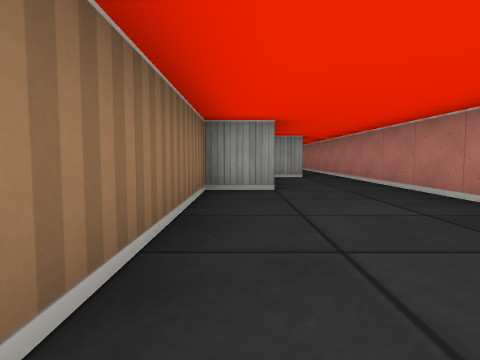
view 1 (above)

24 first-person views from a walk through a cub3D ray-caster map. The camera is about half as high as the walls, tilts 4° down and sees 75° across. The floor is counted in squares. Each view is taken from the middle of a square. On the plan, view 1 faces up. The plan holds only what a view shows up to about 9 squares ahead; the rest is blank.

view 2
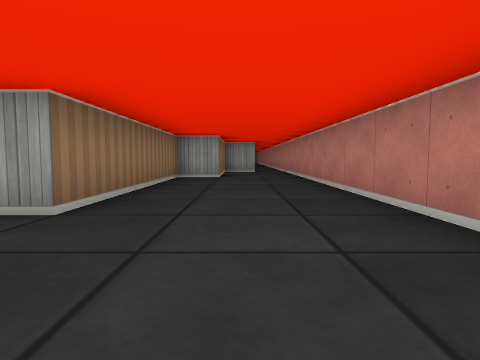

view 3
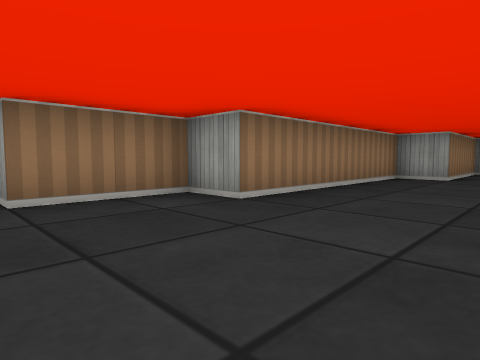

view 4
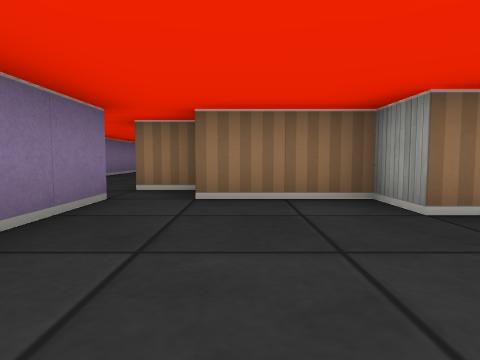

view 5
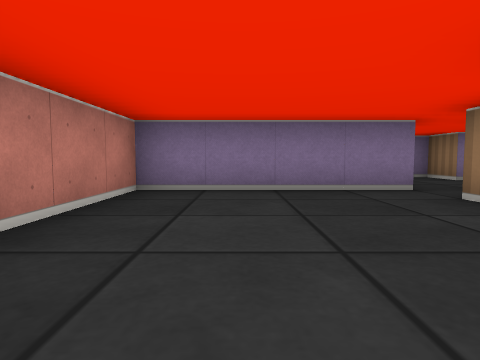

view 6
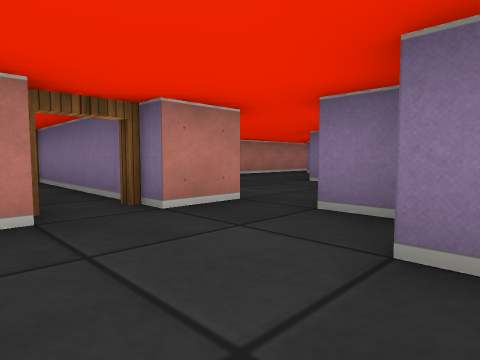

view 7
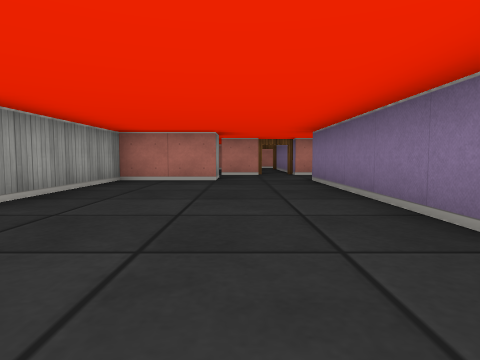

view 8
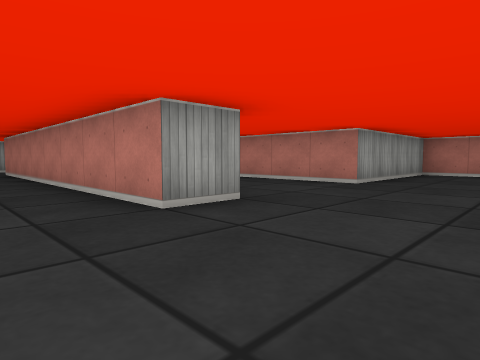

view 9
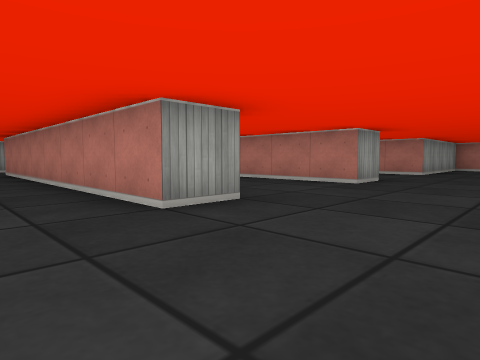

view 10
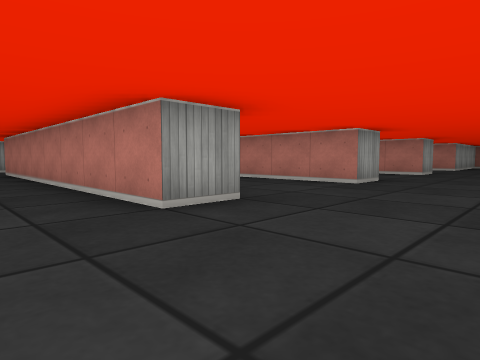

view 11
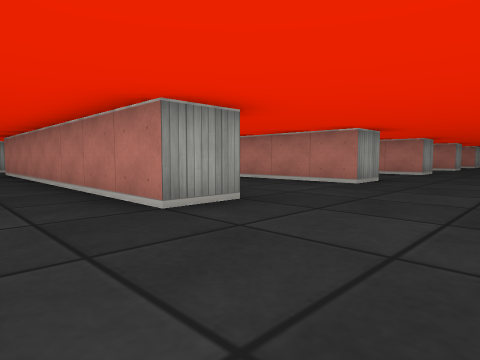

view 12
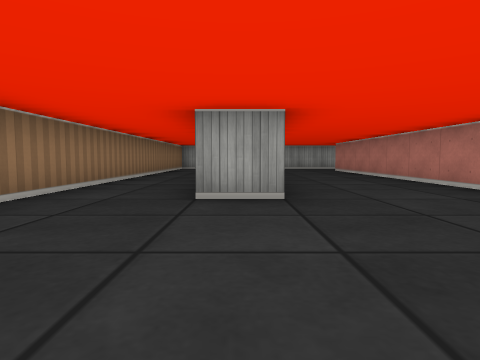

view 13
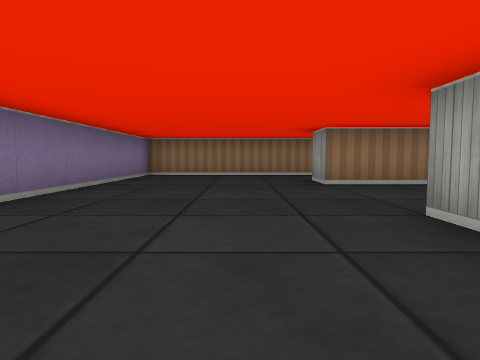

view 14
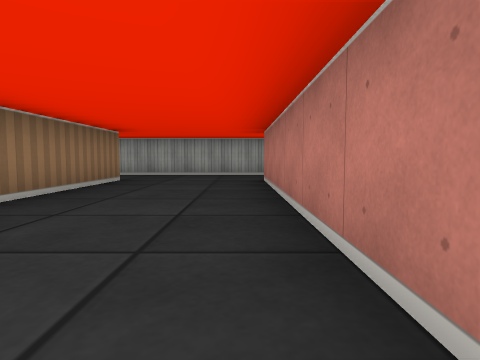

view 15
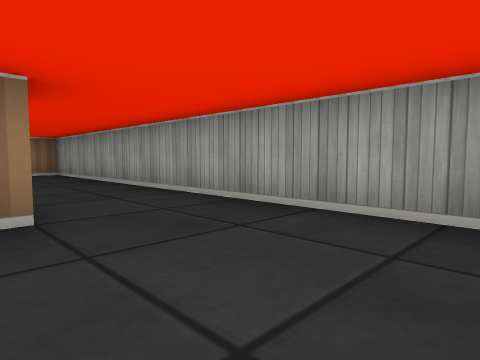

view 16
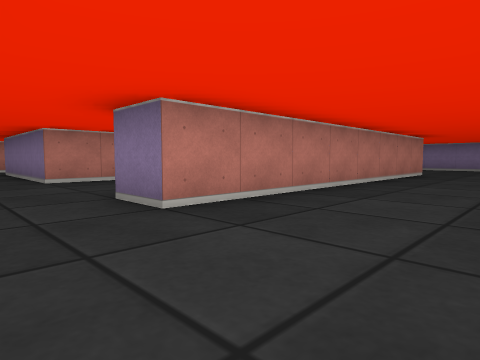

view 17
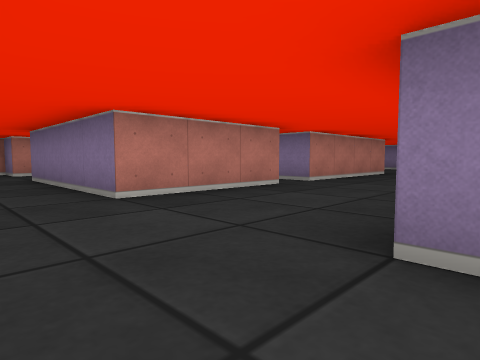

view 18
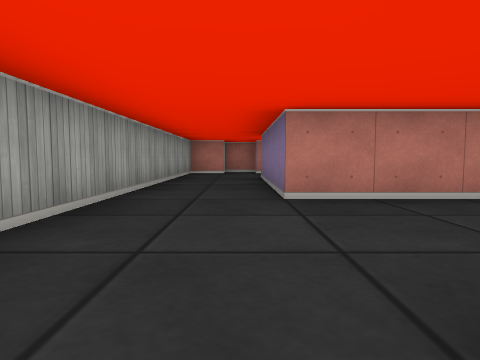

view 19
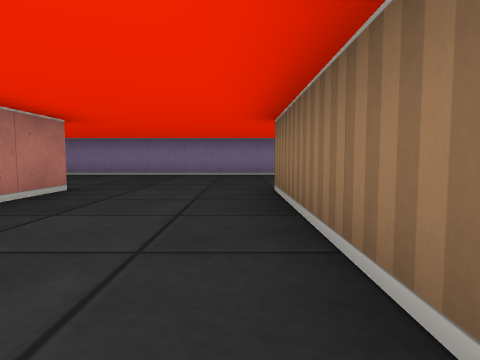

view 20
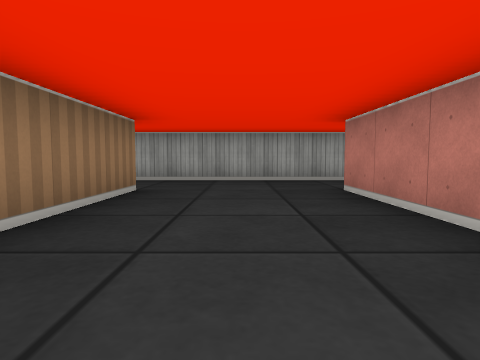

view 21
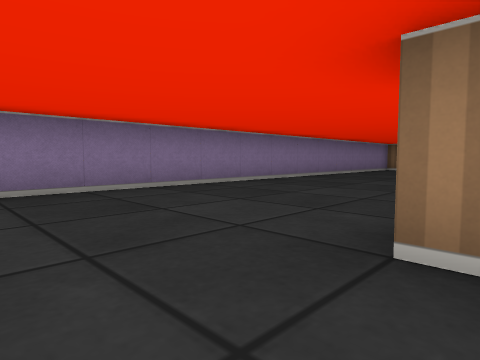

view 22
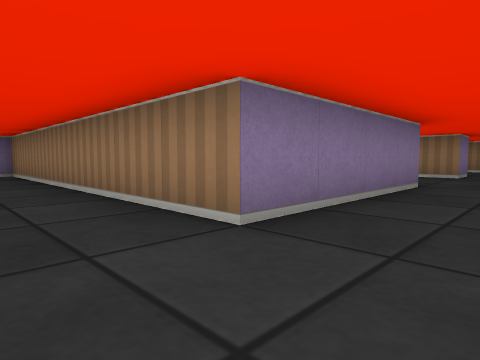

view 23
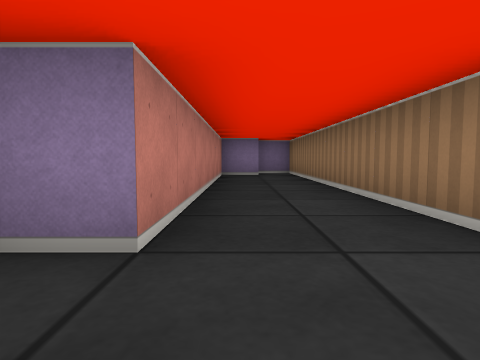

view 24
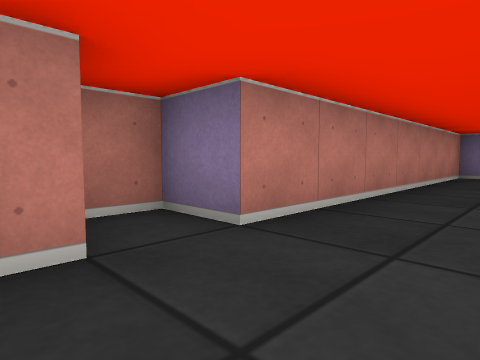

### Floor plan
Points are (right, up) in squares from view 1. A wall is a line through its corners. A room is listed if a view was taken in it or the views show most of it. See-through windows are left out.
Room 1 (views 1, 2, 3, 4, 5)
walls: (-2.5, -2.6) (-2.5, -3.5); (-1.5, -3.5) (2.5, -3.5) (2.5, 7.6); (1.5, 7.5) (0.5, 7.5) (0.5, 4.5) (-0.5, 4.5) (-0.5, -0.5) (-1.5, -0.5) (-1.5, -2.5) (-2, -2.5)
ways out: opening at (-2, -3) to room 2; opening at (2, 8)
Room 2 (views 6, 7, 8, 9, 10, 11, 12, 13, 14, 15, 16, 17, 18, 19, 20, 21, 22, 23, 24)
walls: (-14.5, 2.4) (-14.5, -1.5) (-15.5, -1.5) (-15.5, 6.5); (-10.4, -1.5) (-11.5, -1.5) (-11.5, 6.5) (-10.5, 6.5) (-10.5, 5.6); (-18.4, -1.5) (-19.5, -1.5) (-19.5, 6.5); (-14.5, 6.5) (-14.5, 3.9); (-7.5, 3.4) (-7.5, 6.5) (-3.5, 6.5) (-3.5, -1.5) (-7.5, -1.5) (-7.5, 2.5); (-18.5, 6.6) (-18.5, 3.1); (-10.8, 8.5) (-25.5, 8.5) (-25.5, 7.9); (-22.5, 0.4) (-22.5, -1.5) (-23.5, -1.5) (-23.5, 6.5); (-2.6, -0.5) (-1.5, -0.5) (-1.5, 6.5); (-25.5, 4) (-25.5, -5.5) (-3.5, -5.5) (-3.5, -6.5) (-2.5, -6.5); (-2.8, -3.5) (-3.5, -3.5) (-3.5, -1.5); (-1.5, -4.6) (-1.5, -3.5); (-1.5, 7.4) (-1.5, 7.9); (-2, 8.5) (-9.1, 8.5); (-0.5, 6.5) (-0.5, 7.2)
ways out: opening at (-2, -3) to room 1; open door at (-1, -5) to room 3; opening at (-7, 3); opening at (-2, -6)
Room 3 (no view inside)
walls: (-1.5, -5.5) (3, -5.5)
ways out: open door at (-1, -5) to room 2

Positions as (right, up) in squares from view 1, and headings:
1: (0, 0), facing up
2: (1, -3), facing up
3: (2, -3), facing up-left
4: (2, -2), facing left
5: (1, 1), facing down
6: (-4, -4), facing down-right
7: (-10, -4), facing right
8: (-13, -4), facing up-right
9: (-17, -4), facing up-right
10: (-21, -4), facing up-right
11: (-25, -4), facing up-right
12: (-23, -5), facing up
13: (-17, -3), facing left
14: (-16, 0), facing up
15: (-16, 6), facing up-left
16: (-14, 8), facing down-right
17: (-11, 8), facing down-right
18: (-11, 7), facing right
19: (-14, 3), facing down
20: (-13, 2), facing up
21: (-13, -1), facing down-left
22: (-2, 8), facing down-left
23: (-2, 8), facing down
24: (-3, 8), facing down-right
